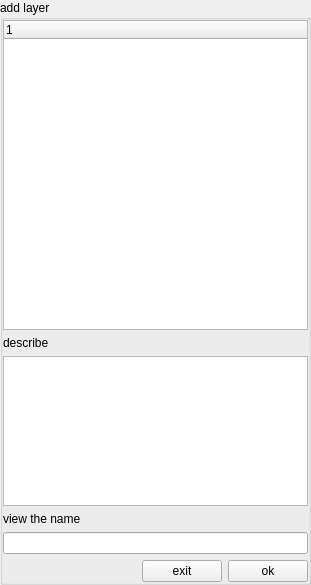
<?xml version="1.0" encoding="UTF-8"?>
<ui version="4.0">
 <class>addtopics</class>
 <widget class="QWidget" name="addtopics">
  <property name="geometry">
   <rect>
    <x>0</x>
    <y>0</y>
    <width>311</width>
    <height>585</height>
   </rect>
  </property>
  <property name="windowTitle">
   <string>Form</string>
  </property>
  <layout class="QVBoxLayout" name="verticalLayout_3">
   <property name="leftMargin">
    <number>0</number>
   </property>
   <property name="topMargin">
    <number>0</number>
   </property>
   <property name="rightMargin">
    <number>0</number>
   </property>
   <property name="bottomMargin">
    <number>0</number>
   </property>
   <item>
    <widget class="QGroupBox" name="groupBox">
     <property name="title">
      <string>add layer</string>
     </property>
     <layout class="QVBoxLayout" name="verticalLayout_2">
      <property name="leftMargin">
       <number>0</number>
      </property>
      <property name="topMargin">
       <number>0</number>
      </property>
      <property name="rightMargin">
       <number>0</number>
      </property>
      <property name="bottomMargin">
       <number>0</number>
      </property>
      <item>
       <widget class="QWidget" name="widget_2" native="true">
        <layout class="QVBoxLayout" name="verticalLayout">
         <property name="leftMargin">
          <number>0</number>
         </property>
         <property name="topMargin">
          <number>0</number>
         </property>
         <property name="rightMargin">
          <number>0</number>
         </property>
         <property name="bottomMargin">
          <number>0</number>
         </property>
         <item>
          <widget class="QTreeWidget" name="treeWidget">
           <column>
            <property name="text">
             <string notr="true">1</string>
            </property>
           </column>
          </widget>
         </item>
         <item>
          <widget class="QLabel" name="label">
           <property name="text">
            <string>describe</string>
           </property>
          </widget>
         </item>
         <item>
          <widget class="QTextEdit" name="textEdit">
           <property name="maximumSize">
            <size>
             <width>16777215</width>
             <height>150</height>
            </size>
           </property>
          </widget>
         </item>
         <item>
          <widget class="QLabel" name="label_2">
           <property name="text">
            <string>view the name</string>
           </property>
          </widget>
         </item>
         <item>
          <widget class="QLineEdit" name="lineEdit"/>
         </item>
         <item>
          <widget class="QWidget" name="widget" native="true">
           <layout class="QHBoxLayout" name="horizontalLayout">
            <property name="leftMargin">
             <number>0</number>
            </property>
            <property name="topMargin">
             <number>0</number>
            </property>
            <property name="rightMargin">
             <number>0</number>
            </property>
            <property name="bottomMargin">
             <number>0</number>
            </property>
            <item>
             <spacer name="horizontalSpacer">
              <property name="orientation">
               <enum>Qt::Horizontal</enum>
              </property>
              <property name="sizeHint" stdset="0">
               <size>
                <width>128</width>
                <height>20</height>
               </size>
              </property>
             </spacer>
            </item>
            <item>
             <widget class="QPushButton" name="pushButton_exit">
              <property name="text">
               <string>exit</string>
              </property>
             </widget>
            </item>
            <item>
             <widget class="QPushButton" name="pushButton_ok">
              <property name="text">
               <string>ok</string>
              </property>
             </widget>
            </item>
           </layout>
          </widget>
         </item>
        </layout>
       </widget>
      </item>
     </layout>
    </widget>
   </item>
  </layout>
 </widget>
 <resources/>
 <connections/>
</ui>
